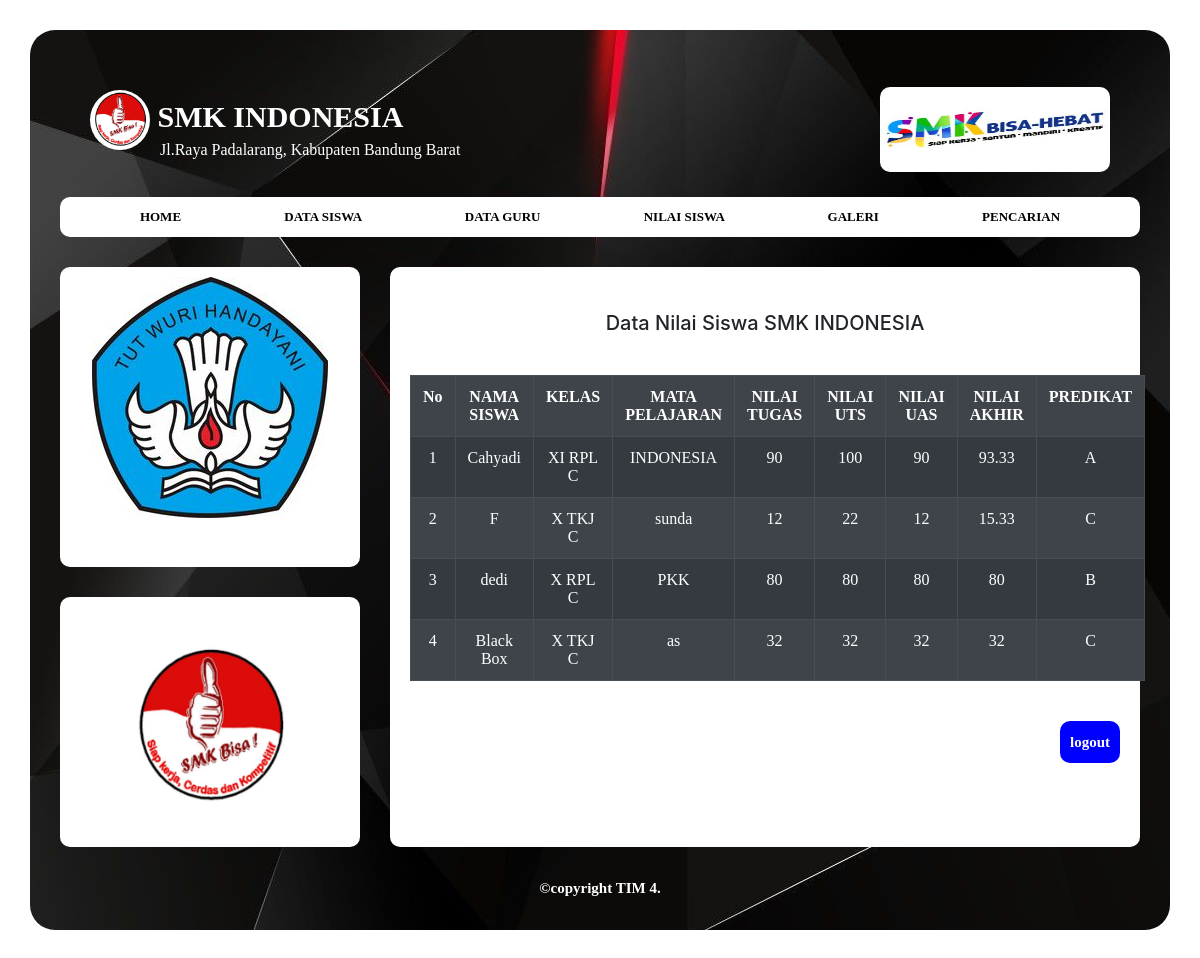
Screenshot of /user/nilaisiswa.php (signed in) with the database file from the repository.
### tables this page shows
CREATE TABLE `nilai` (
  `id_nilai` int(10) NOT NULL,
  `nilai_uts` varchar(10) NOT NULL,
  `nilai_uas` varchar(10) NOT NULL,
  `nilai_tugas` varchar(10) NOT NULL,
  `nama_siswa` varchar(50) NOT NULL,
  `nama_mapel` varchar(50) NOT NULL,
  `nama_kelas` varchar(50) NOT NULL
);

### user/nilaisiswa.php (the view, shortened to what this page needs)
<!DOCTYPE >
<html>
<head>
    <link rel="stylesheet" href="../Tambahan/css/bootstrap.css">
    <link rel="stylesheet" type="text/css" href="style.css">
</head>
<body>
    <div class="container">
        <div class="header">
            <img src="Logo.jpg">
            <b> SMK INDONESIA </b>
            <h6> Jl.Raya Padalarang, Kabupaten Bandung Barat </h6>
            <div class="tambahan">
                <img src="poto1.jpg">
            </div>
        </div>
        <div class="menuAtas">
            <a href="home.php"> <b> HOME </b></a>
            <a href="data_siswa.php"> <b>  DATA SISWA </b></a>
            <a href="dataguru.php"> <b> DATA GURU </b></a>
            <a href="nilaisiswa.php"> <b> NILAI SISWA </b></a>
            <a href="galeri.php"> <b> GALERI </b></a>
              <a href="pencarian.php"> <b> PENCARIAN </b></a>
        </div>
            <div class="login">
        <img src="tutwuri.jpg" >
            </div>
        <div class="konten">
        <table  class="table table-striped table-dark" border="1">
                <br>
                <h5> Data Nilai Siswa SMK INDONESIA </h5>
        <tr>
            <th>No</th>
            <th>NAMA SISWA</th>
            <th>KELAS</th>
            <th>MATA PELAJARAN</th>
            <th>NILAI TUGAS </th>
            <th>NILAI UTS</th>
            <th>NILAI UAS</th>
            <th>NILAI AKHIR</th>
            <th>PREDIKAT</th>
        </tr>
        <?php
        include '../Koneksi_PHP/koneksi.php';
        $no = 1;
        $data = mysqli_query($koneksi,"select * from nilai");
        while($d = mysqli_fetch_array($data)){
            ?>
<?php
            $tugas = $d['nilai_tugas'];
            $uts = $d['nilai_uts'];
            $uas = $d['nilai_uas'];
            $nilai_akhir =($uts + $uas + $tugas)/3;
             if ($nilai_akhir>90) {
                $ket=("A");
            }
            elseif ($nilai_akhir>=70) {
                $ket=("B");
            }
            else {
                $ket=("C");
            }
   ?>
          <tr>
                    <td><?php echo $no++; ?></td>
                    <td><?php echo $d['nama_siswa']; ?></td>
                    <td><?php echo $d['nama_kelas']; ?></td>
                    <td><?php echo $d['nama_mapel']; ?></td>
                    <td><?php echo $d['nilai_tugas']; ?></td>
                    <td><?php echo $d['nilai_uts']; ?></td>
                    <td><?php echo $d['nilai_uas']; ?></td>
                      <td><?php echo round($nilai_akhir, 2); ?></td>
                       <td><?php echo $ket; ?></td>
                    <?php
        }
        ?>
    </table>
            <br>
        <a href="logout.php"> <b> logout</b></a>
        </div>
        <div class="gambar">
            <img src="Logo.jpg">
        </div>
        <div class="footer">
            <b> &copy;copyright TIM 4. </b>
        </div>
</div>
</body>
</html>

### user/style.css (style rules this page uses)
body { background-image: url(Back.jpg); background-size: 100% 100%; }
.container { background-image: url(Latar.jpg); height: 900px; padding: 30px; margin-left: center; margin-top: 30px; border-radius: 25px; margin-bottom: 30px; }
.container .header { font-family:'Lucida Sans Regular'; color: white; font-size: 30px; padding: 30px; }
.container .header h6 { font-family: 'Lucida Sans Regular'; color: white; margin-left: 70px; margin-top: -10px; }
.container .header img { border-radius: 50%; width: 60px; height: 60px; }
.container .tambahan img { width: 230px; height: 85px; border-radius: 10px; float: right; margin-top: -80px; }
.container .menuAtas { background: white; padding: 10px; border-radius: 10px; text-align: center; }
.container .menuAtas a { font-family:'Lucida Sans Regular'; color: black; font-size: 13px; margin: 50px; }
.container .login { background: white; width: 300px; height: 300px; margin-top: 30px; border-radius: 10px; padding: 10px; text-align: center; }
.container .konten { background: white; width: 750px; height: 580px; float: right; margin-top: -300px; border-radius: 10px; padding: 20px; text-align: center; }
.konten table { margin-top: 40px; font-family: 'Lucida Sans Regular'; text-align: center; }
.konten b { color: black; font-size: 15px; font-family: 'Lucida Sans Regular'; }
.konten a b { background: blue; padding: 10px; font-family: 'Lucida Sans Regular'; color: white; border-radius: 10px; font-size: 15px; float: right; }
.gambar { background: white; width: 300px; height: 250px; margin-top: 30px; border-radius: 10px; padding: 10px; text-align: center; }
.gambar img { width: 170px; height: 170px; border-radius: 15px; margin-top: 35px; }
.footer { padding: 30px; text-align: center; }
.footer b { color: white; font-family: 'Lucida Sans Regular'; font-size: 15px; }

### rows the page displays
nilai: nama_siswa "Cahyadi", nama_kelas "XI RPL C", nama_mapel "INDONESIA", nilai_tugas "90", nilai_uts "100", nilai_uas "90", nilai_akhir "93.33", ket "A"
nilai: nama_siswa "F", nama_kelas "X TKJ C", nama_mapel "sunda", nilai_tugas "12", nilai_uts "22", nilai_uas "12", nilai_akhir "15.33", ket "C"
nilai: nama_siswa "dedi", nama_kelas "X RPL C", nama_mapel "PKK", nilai_tugas "80", nilai_uts "80", nilai_uas "80", ket "B"
nilai: nama_siswa "Black Box", nama_kelas "X TKJ C", nama_mapel "as", nilai_tugas "32", nilai_uts "32", nilai_uas "32", ket "C"
